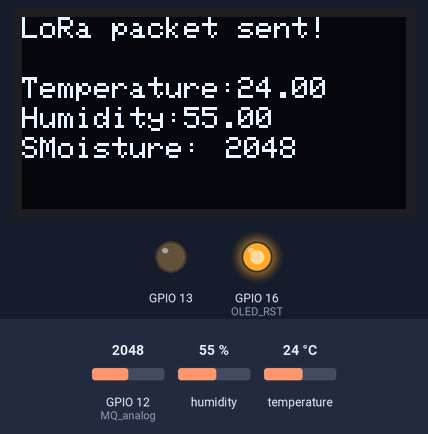
Simulated run of this sketch. Board: ESP32. Shown: 128×64 one-colour display, output pins drawn as LEDs (lit = HIGH). Inputs (shaded band) come from the test bench; at power-on: humidity 55 %, GPIO 12 (MQ_analog) = 2048, temperature 24 °C. No radio packets arrive unless stated; what the sketch prints to the serial monitor is not drawn.

Above: at 3.2 s.
3.3 s: humidity set to 22 %
At 5.7 s:
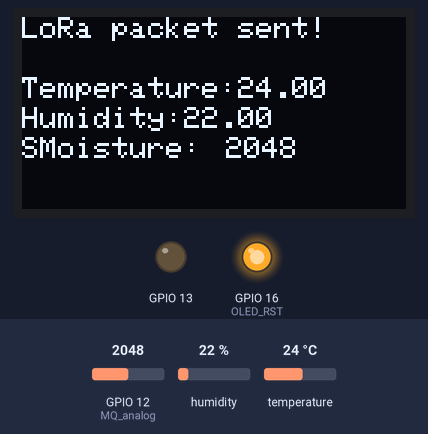
6.1 s: GPIO 12 (MQ_analog) set to 2866
At 7.7 s:
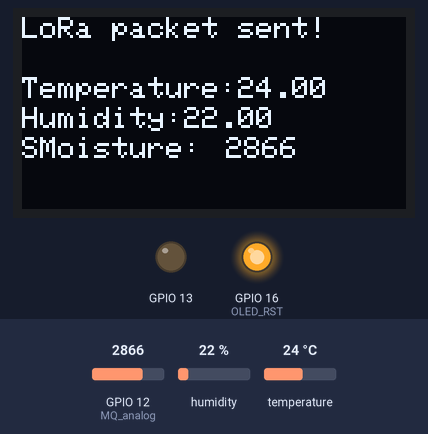
8.9 s: temperature set to 12 °C
At 11.5 s:
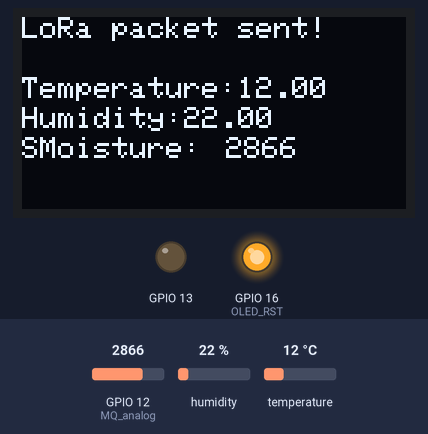
12.1 s: GPIO 12 (MQ_analog) set to 3603
At 13.5 s:
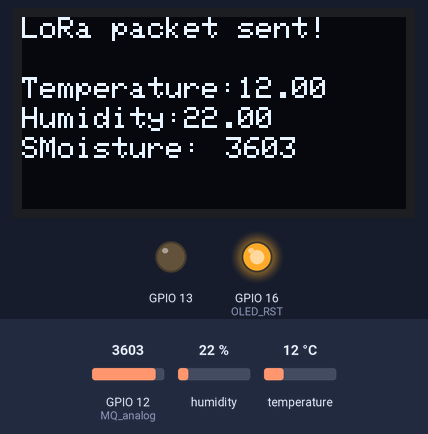
14.9 s: humidity set to 40 %
At 17.3 s:
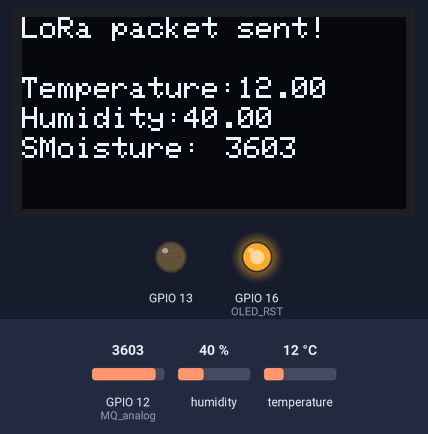
18.4 s: GPIO 12 (MQ_analog) set to 4095
At 20.4 s:
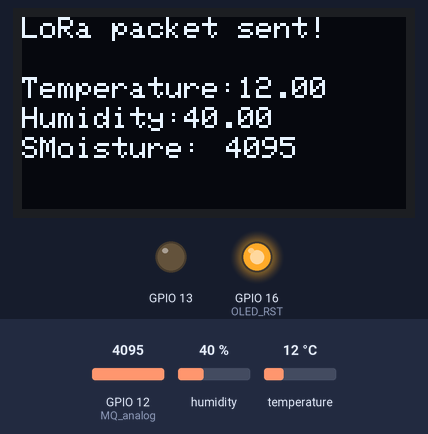
Timing chart, 0 to 21.9 s (numbered marks = the images above; inputs shaded):
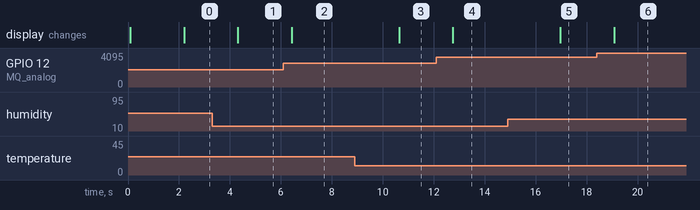

The sketch:

LoRa_DHT11_Sender.ino
```cpp
#include <DHT.h>

#include <SPI.h>
#include <LoRa.h>

#include <Wire.h>
#include <Adafruit_GFX.h>
#include <Adafruit_SSD1306.h>

#define DHTPIN 21
#define DHTTYPE DHT11

#define SCK 5
#define MISO 19
#define MOSI 27
#define SS 18
#define RST 14
#define DIO0 26
#define BAND 866E6 //Europe

#define OLED_SDA 4
#define OLED_SCL 15
#define OLED_RST 16

#define MQ_analog 12

#define SCREEN_WIDTH 128 // OLED display width, in pixels
#define SCREEN_HEIGHT 64 // OLED display height, in pixels

DHT dht(DHTPIN,DHTTYPE);

String LoRaMessage = "";

int counter = 0;
int readingID = 0;
float t = 0;
float h = 0;
float hic = 0;

//Soil Moisture sensor
int value = 0;


Adafruit_SSD1306 display(SCREEN_WIDTH, SCREEN_HEIGHT, &Wire, OLED_RST);

void startOLED(){
  //reset OLED display via software
  pinMode(OLED_RST, OUTPUT);
  digitalWrite(OLED_RST, LOW);
  delay(20);
  digitalWrite(OLED_RST, HIGH);

  //initialize OLED
  Wire.begin(OLED_SDA, OLED_SCL);
  if(!display.begin(SSD1306_SWITCHCAPVCC, 0x3c, false, false)) { // Address 0x3C for 128x32
    Serial.println(F("SSD1306 allocation failed"));
    for(;;); // Don't proceed, loop forever
  }

  display.clearDisplay();
  display.setTextColor(WHITE);
  display.setTextSize(1);
  display.setCursor(0,0);
  display.print("LORA SENDER");
}

void startLoRA(){
  //SPI LoRa pins
  SPI.begin(SCK, MISO, MOSI, SS);
  //setup LoRa transceiver module
  LoRa.setPins(SS, RST, DIO0);

  while (!LoRa.begin(BAND) && counter < 10) {
    Serial.print(".");
    counter++;
    delay(500);
  }
  if (counter == 10) {
    // Increment readingID on every new reading
    readingID++;
    Serial.println("Starting LoRa failed!");
  }
  Serial.println("LoRa Initialization OK!");
  display.setCursor(0,10);
  display.clearDisplay();
  display.print("LoRa Initializing OK!");
  display.display();
  delay(2000);
}

void getReadings(){
  pinMode(MQ_analog, INPUT);
  t = dht.readTemperature();
  h = dht.readHumidity();
  hic = dht.computeHeatIndex(t,h,false);
  value = analogRead(MQ_analog);
}

void sendReadings() {
  //LoRaMessage = String(t) + String(h) + String(value);
  LoRaMessage = String(t) + "/" + String(h) + "&" + String(value) + "#";
  //Send LoRa packet to receiver
  //Send LoRa packet to receiver
  LoRa.beginPacket();
  LoRa.print(LoRaMessage);
  LoRa.endPacket();

  display.clearDisplay();
  display.setCursor(0,0);
  display.setTextSize(1);

  display.print("LoRa packet sent!");
  display.setCursor(0,20);
  display.print("Temperature:");
  display.setCursor(72,20);
  display.print(t);

  display.setCursor(0,30);
  display.print("Humidity:");
  display.setCursor(54,30);
  display.print(h);

  display.setCursor(0,40);

  display.print("SMoisture:");
  display.setCursor(68,40);
  display.print(value);
  display.display();
  readingID++;

}


void setup() {
  Serial.begin(9600);
  dht.begin();
  startOLED();
  startLoRA();
  pinMode(13,OUTPUT);
}

void loop() {
  getReadings();
  sendReadings();
  delay(2000);
}
```

Measured:
- after the input at 3.3 s, the display: changes after 1.0 s (image 1)
- after the input at 6.1 s, the display: changes after 0.32 s (image 2)
- after the input at 8.9 s, the display: changes after 1.7 s (image 3)
- after the input at 12.1 s, the display: changes after 0.65 s (image 4)
- after the input at 14.9 s, the display: changes after 2.1 s (image 5)
- after the input at 18.4 s, the display: changes after 0.68 s (image 6)
